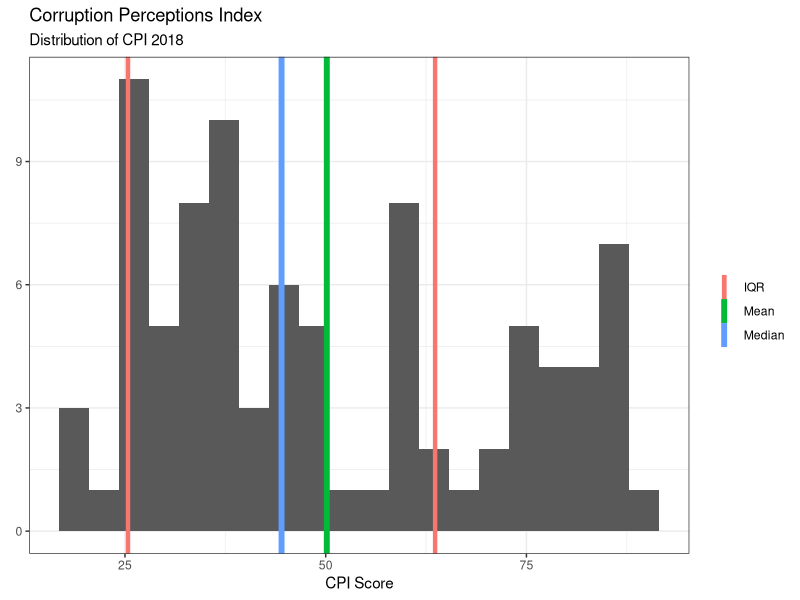
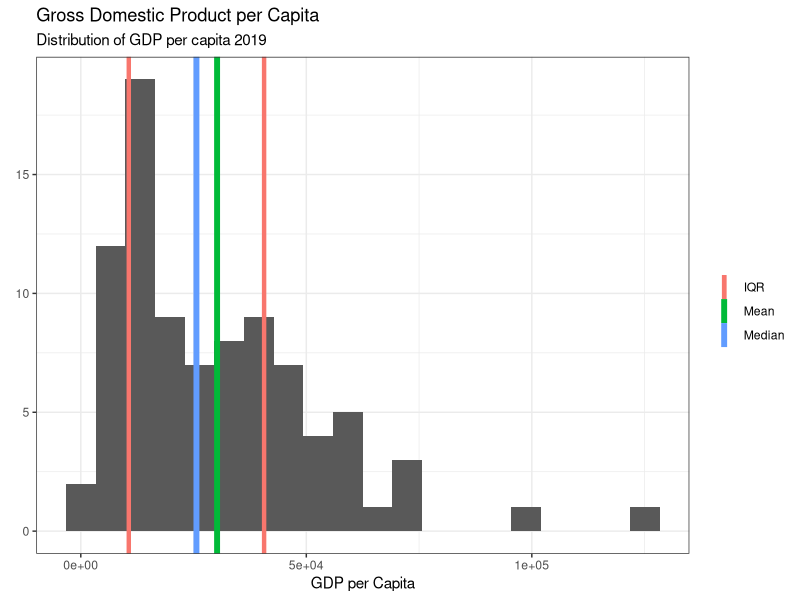
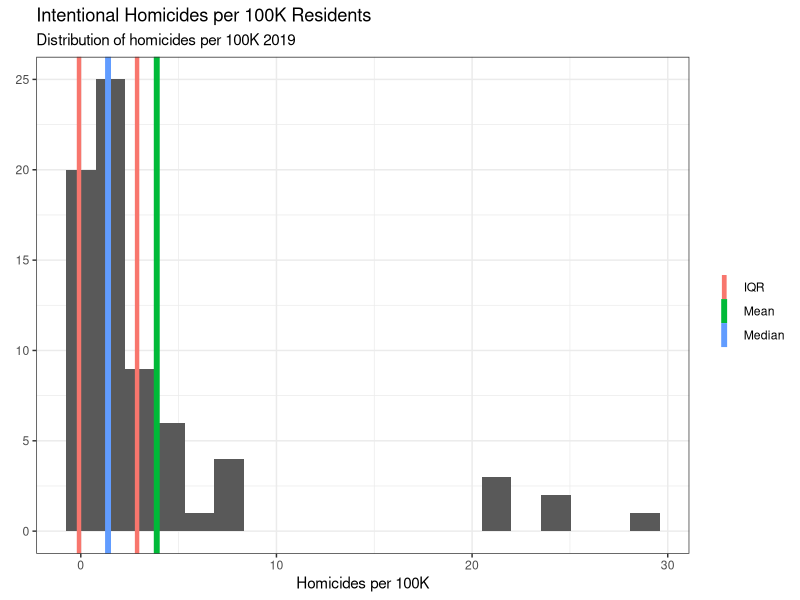
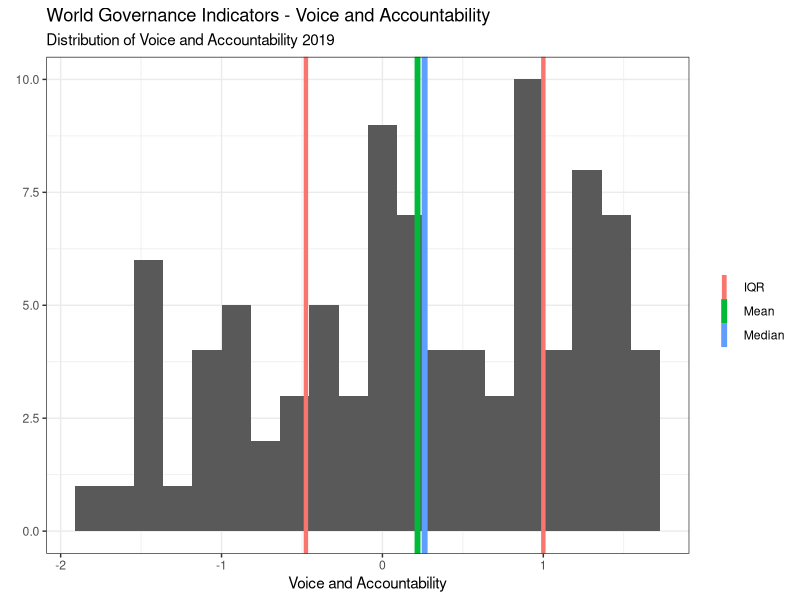
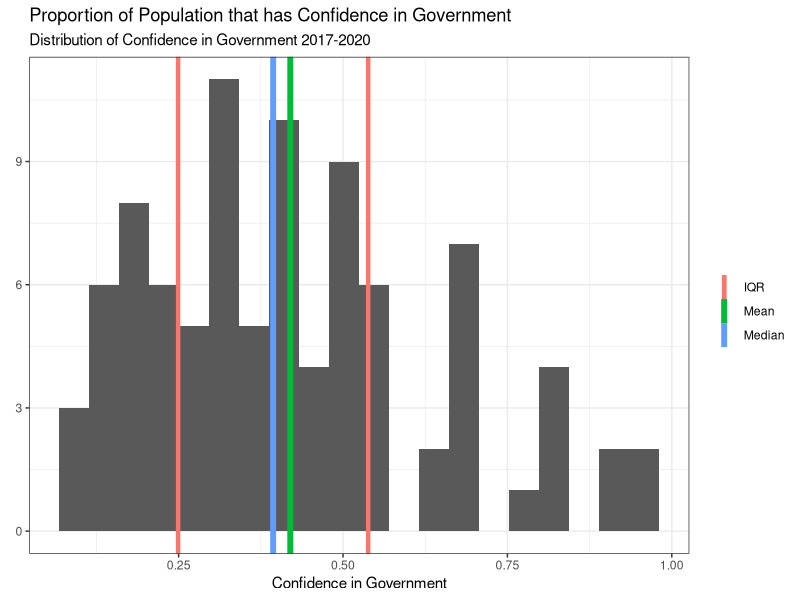

The R script that drew these images, in order:
## ---- chunk 1

library(dplyr)
library(ggplot2)

data_final <- read.csv("_data/FinalPart1_ToryBartelloni_data.csv")

## ---- chunk 2

str(data_final)
summary(data_final)

## ---- chunk 3

data_final %>% ggplot(aes(x=CPI.Score.2018)) +
  geom_histogram(bins = 20) +
  geom_vline(aes(xintercept=median(CPI.Score.2018,na.rm=TRUE),
             color="Median"), 
             size=2) +
  geom_vline(aes(xintercept=mean(CPI.Score.2018,na.rm=TRUE),
                 color="Mean"), 
             size=2) +
  geom_vline(aes(xintercept=
                 median(CPI.Score.2018,na.rm=TRUE)+
                    IQR(CPI.Score.2018,na.rm=TRUE)/2,
               color="IQR"),
               size=1.5) +
 geom_vline(aes(xintercept=
               median(CPI.Score.2018,na.rm=TRUE)-
                    IQR(CPI.Score.2018,na.rm=TRUE)/2,
               color="IQR"),
               size=1.5) +
  labs(title="Corruption Perceptions Index",
       subtitle="Distribution of CPI 2018",
       x="CPI Score",
       y=element_blank(),
       colour=element_blank()) +
  theme_bw()
  
## ---- chunk 4

data_final %>% ggplot(aes(x=GDP_per_Capita)) +
  geom_histogram(bins = 20) +
  geom_vline(aes(xintercept=median(GDP_per_Capita,na.rm=TRUE),
             color="Median"), 
             size=2) +
  geom_vline(aes(xintercept=mean(GDP_per_Capita,na.rm=TRUE),
                 color="Mean"), 
             size=2) +
  geom_vline(aes(xintercept=
                 median(GDP_per_Capita,na.rm=TRUE)+
                    IQR(GDP_per_Capita,na.rm=TRUE)/2,
               color="IQR"),
               size=1.5) +
 geom_vline(aes(xintercept=
               median(GDP_per_Capita,na.rm=TRUE)-
                    IQR(GDP_per_Capita,na.rm=TRUE)/2,
               color="IQR"),
               size=1.5) +
  labs(title="Gross Domestic Product per Capita",
       subtitle="Distribution of GDP per capita 2019",
       x="GDP per Capita",
       y=element_blank(),
       colour=element_blank()) +
  theme_bw()
## ---- chunk 5
data_final %>% ggplot(aes(x=Homicides_per_100K)) +
  geom_histogram(bins = 20) +
  geom_vline(aes(xintercept=median(Homicides_per_100K,na.rm=TRUE),
             color="Median"), 
             size=2) +
  geom_vline(aes(xintercept=mean(Homicides_per_100K,na.rm=TRUE),
                 color="Mean"), 
             size=2) +
  geom_vline(aes(xintercept=
                 median(Homicides_per_100K,na.rm=TRUE)+
                    IQR(Homicides_per_100K,na.rm=TRUE)/2,
               color="IQR"),
               size=1.5) +
 geom_vline(aes(xintercept=
               median(Homicides_per_100K,na.rm=TRUE)-
                    IQR(Homicides_per_100K,na.rm=TRUE)/2,
               color="IQR"),
               size=1.5) +
  labs(title="Intentional Homicides per 100K Residents",
       subtitle="Distribution of homicides per 100K 2019",
       x="Homicides per 100K",
       y=element_blank(),
       colour=element_blank()) +
  theme_bw()
## ---- chunk 6

data_final %>% ggplot(aes(x=WGI_Voice_Accountability)) +
  geom_histogram(bins = 20) +
  geom_vline(aes(xintercept=median(WGI_Voice_Accountability,na.rm=TRUE),
             color="Median"), 
             size=2) +
  geom_vline(aes(xintercept=mean(WGI_Voice_Accountability,na.rm=TRUE),
                 color="Mean"), 
             size=2) +
  geom_vline(aes(xintercept=
                 median(WGI_Voice_Accountability,na.rm=TRUE)+
                    IQR(WGI_Voice_Accountability,na.rm=TRUE)/2,
               color="IQR"),
               size=1.5) +
 geom_vline(aes(xintercept=
               median(WGI_Voice_Accountability,na.rm=TRUE)-
                    IQR(WGI_Voice_Accountability,na.rm=TRUE)/2,
               color="IQR"),
               size=1.5) +
  labs(title="World Governance Indicators - Voice and Accountability",
       subtitle="Distribution of Voice and Accountability 2019",
       x="Voice and Accountability",
       y=element_blank(),
       colour=element_blank()) +
  theme_bw()
## ---- chunk 7
data_final %>% ggplot(aes(x=Gov_Confidence)) +
  geom_histogram(bins = 20) +
  geom_vline(aes(xintercept=median(Gov_Confidence,na.rm=TRUE),
             color="Median"), 
             size=2) +
  geom_vline(aes(xintercept=mean(Gov_Confidence,na.rm=TRUE),
                 color="Mean"), 
             size=2) +
  geom_vline(aes(xintercept=
                 median(Gov_Confidence,na.rm=TRUE)+
                    IQR(Gov_Confidence,na.rm=TRUE)/2,
               color="IQR"),
               size=1.5) +
 geom_vline(aes(xintercept=
               median(Gov_Confidence,na.rm=TRUE)-
                    IQR(Gov_Confidence,na.rm=TRUE)/2,
               color="IQR"),
               size=1.5) +
  labs(title="Proportion of Population that has Confidence in Government",
       subtitle="Distribution of Confidence in Government 2017-2020",
       x="Confidence in Government",
       y=element_blank(),
       colour=element_blank()) +
  theme_bw()
